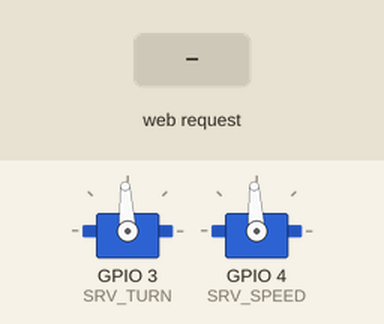
The program below on a simulated ESP32-C3. Shown: 2 × servo. The test bench sets the inputs (shaded band). Storage starts empty; what the program prints to the serial monitor is not drawn.

Above: at 1.2 s.
1.3 s: HTTP request GET /update?x=120 received
At 2.1 s:
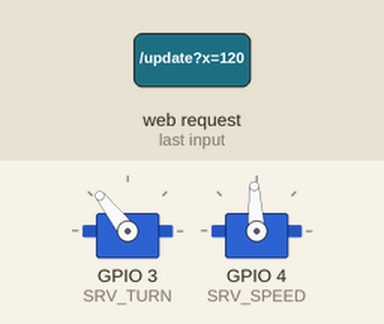
2.9 s: HTTP request GET /update?y=120 received
At 3.4 s:
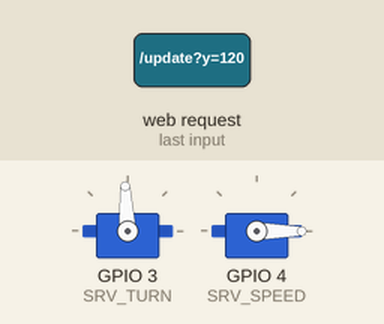
4.5 s: HTTP request GET /update?x=120&y=120 received
At 5.8 s:
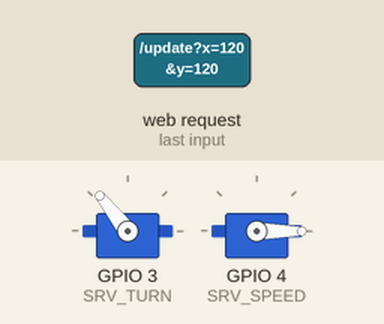
Timing chart, 0 to 9.1 s (numbered marks = the images above; inputs shaded):
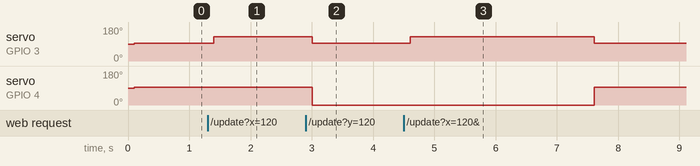

Measured:
- after the input at 1.3 s, servo on GPIO 3 (SRV_TURN): 93° → 128° after 0.10 s
- after the input at 2.9 s, servo on GPIO 3 (SRV_TURN): 128° → 93° after 0.10 s instead of 1.5 s; servo on GPIO 4 (SRV_SPEED): 93° → 0° after 0.10 s
- after the input at 4.5 s, servo on GPIO 3 (SRV_TURN): 93° → 128° after 0.10 s, → 93° 3.0 s later; servo on GPIO 4 (SRV_SPEED): 0° → 93° after 3.1 s instead of 1.5 s

The program:

main.cpp
```cpp
#include <Arduino.h>
#include <WiFi.h>
#include <DNSServer.h>
#include <AsyncTCP.h>
#include "ESPAsyncWebServer.h"
#include <WiFiAP.h>
#include <Wire.h>
#include <SPIFFS.h>
#include <Servo.h>
#include "main.h"

#if __has_include("credentials_hidden.h")
#include "credentials_hidden.h"
#else
#include "credentials.h"
#endif

String urlMouse = "/mouse";
IPAddress apIP(192, 168, 4, 1);
IPAddress netMsk(255, 255, 255, 0);
uint16_t seed=123;
volatile int16_t speed=0,turn=0;
float _real_speed=0,_real_turn=0;
long last_speed_update = 0;
long last_speed_message = 0;
long last_display_update = 0;
long start_time=0;
bool stop=false;
bool redraw=true;

DNSServer dnsserver;
AsyncWebServer webserver(80);
void btnPressed();
void startChangeTime();

void setup()
{
  Serial.begin(115200);
  //delay(3000);

  // Initialize SPIFFS
  if(!SPIFFS.begin(true)){
    Serial.println("An Error has occurred while mounting SPIFFS");
    while(1);
  }

  // START WIFI
  WiFi.softAPConfig(apIP, apIP, netMsk);
  if (!WiFi.softAP(wifiCredentials[MOUSEID].ssid, wifiCredentials[MOUSEID].password)) {
    log_e("Soft AP creation failed.");
    while (1);
  }
  WiFi.setTxPower(WIFI_POWER_8_5dBm);
  IPAddress myIP = WiFi.softAPIP();
  Serial.print("AP IP address: ");
  Serial.println(myIP);
  urlMouse = String("http://") + myIP.toString() + "/mouse";

  // Start Web server
  setupWebServer();

  // DISPLAY QR CODE
  setupMotors();
}

void loop()
{
  dnsserver.processNextRequest();
  updateMotors();
}


//***************************************************************/
//********************* MOTOR AND SERVO     *********************/
//***************************************************************/

Servo servo_turn;
Servo servo_speed;


void setupMotors()
{
  servo_turn.attach(SRV_TURN);
  servo_speed.attach(SRV_SPEED);
  updateMotors();
}

void updateMotors()
{
  if (millis()-last_speed_update<100)
    return;
  last_speed_update = millis();

  if (stop || (millis()-last_speed_message>3000))
  {
    speed=0;
    turn=0;
  }
  /*
  Serial.print("Speed: ");
  Serial.print(speed);
  Serial.print(" Turn: ");
  Serial.println(turn);
  */
  // NEW SPEED CALC!
  servo_turn.writeMicroseconds(map(turn,-255,255,1200,1800));
  servo_speed.writeMicroseconds(map(speed,-255,255,2400,600));
}

//***************************************************************/
//********************* WebServer/DnsServer *********************/
//***************************************************************/
void setupWebServer()
{
  Serial.println("Starting DNS Server");
  dnsserver.start(53, "*", WiFi.softAPIP());


  webserver.on("/", HTTP_GET, [](AsyncWebServerRequest *request){
    captiveRedirect(request);
  });

  webserver.onNotFound([](AsyncWebServerRequest *request){
    captiveRedirect(request);
  });

  webserver.on("/update", HTTP_GET, [](AsyncWebServerRequest *request)
  {
    speed = 0;
    turn = 0;
    if (request->hasArg("x"))
      turn = map(request->arg("x").toInt(),-100,100,-255,255);
    if (request->hasArg("y"))
      speed = map(request->arg("y").toInt(),-10,10,-255,255);
    if (!stop)
      request->send(200, "text/plain", "OK\n");
    else
      request->send(418, "text/plain", "Game Over - I'm a teapot\n");
    //Serial.printf("Got speed: %d turn: %d\n", speed, turn);
    last_speed_message = millis();
    if (start_time==0 && (speed!=0 || turn!=0))
      start_time=millis();
  });


  webserver.on("/getname", HTTP_GET, [](AsyncWebServerRequest *request)
  {
    request->send(200, "text/plain", "Mouse " + String(MOUSEID) + "\n");
  });

  webserver.on("/mouse", HTTP_GET, [](AsyncWebServerRequest *request)
  {
    request->send(SPIFFS, "/index.html", String(), false);
    //request->send(200, "text/html", index_html);
    //Serial.println("Client Connected");
  });

 // --- Captive portal probe endpoints (serve HTML 200 + JS redirect) ---
  // Google/Android
  webserver.on("/generate_204", HTTP_ANY, captiveOK);
  webserver.on("/gen_204", HTTP_ANY, captiveOK);
  // Microsoft/Windows
  webserver.on("/connecttest.txt", HTTP_ANY, captiveOK);
  webserver.on("/ncsi.txt", HTTP_ANY, captiveOK);
  // Apple
  webserver.on("/hotspot-detect.html", HTTP_ANY, captiveOK);
  webserver.on("/captive.apple.com", HTTP_ANY, captiveOK);
  // Samsung variants (HTTP)
  webserver.on("/connectivitycheck.txt", HTTP_ANY, captiveOK);
  webserver.on("/mobile/success.html", HTTP_ANY, captiveOK);
  // Some carriers poke simple roots like "/"
  webserver.on("/success.txt", HTTP_ANY, captiveOK);

  webserver.begin();
}

void captiveOK(AsyncWebServerRequest *request)
{
    Serial.println("Captive portal probe detected");
    request->send(200, "text/html",
                  "<!doctype html><meta name='viewport' content='width=device-width, initial-scale=1'>"
                  "<title>Sign-in</title><p>Redirecting...</p>"
                  "<script>location.replace('/');</script>");
}

void captiveRedirect(AsyncWebServerRequest *request)
{
//    Serial.println("Request redirected to captive portal");
    auto response = request->beginResponse(302, "text/plain", "");
    response->addHeader("Location", String("http://") + request->client()->localIP().toString()+"/mouse", true);
    request->send(response);

}
```

credentials.h
```cpp
#ifndef CREDENTIALS_H
#define CREDENTIALS_H

#define MOUSEID 0

struct WiFiCredential {
    const char* ssid;
    const char* password;
};

constexpr WiFiCredential wifiCredentials[] = {
    {"Mouse", "ABCD1234"},
};

#endif
```

main.h
```cpp
#ifndef MAIN_H
#define MAIN_H

#define ALLOWED_TIME_SECONDS 120
#define DNS_PORT 53
#define WEBSERVER_PORT 80

#ifdef ALESP32C3
  #define ANALOGPIN2 2
  #define SRV_TURN 3
  #define SRV_SPEED 4
  #define BTN_RESTART 2

#endif

#define SERVO     0
#define ACCEL_FACTOR  0.2
#define DEACCEL_FACTOR  0.6
#define TURN_FACTOR  0.5

#define MAX_MOTOR_SPEED   255
#define MAX_MOTOR_TURN    255

#define SPIFFS_SAVE_FILE "/playtime.dat"

void renderQRCode(uint8_t pos_x, uint8_t pos_y, const char *text);
void renderQRCode2x(uint8_t pos_x, uint8_t pos_y, const char *text, int version);
void generateWifiString(char *buf, char *ssid, char *password, const char *authType = "WPA2");
void renderWifiText(uint8_t pos_x, uint8_t pos_y, const char *ssid, const char *password);
void setupWebServer();
void handleHomePage();
void handleNotFound();
void captiveRedirect(AsyncWebServerRequest *request);
void captiveOK(AsyncWebServerRequest *request);
void setupMotors();
void updateMotors();
void updateDisplay();

#endif
```
